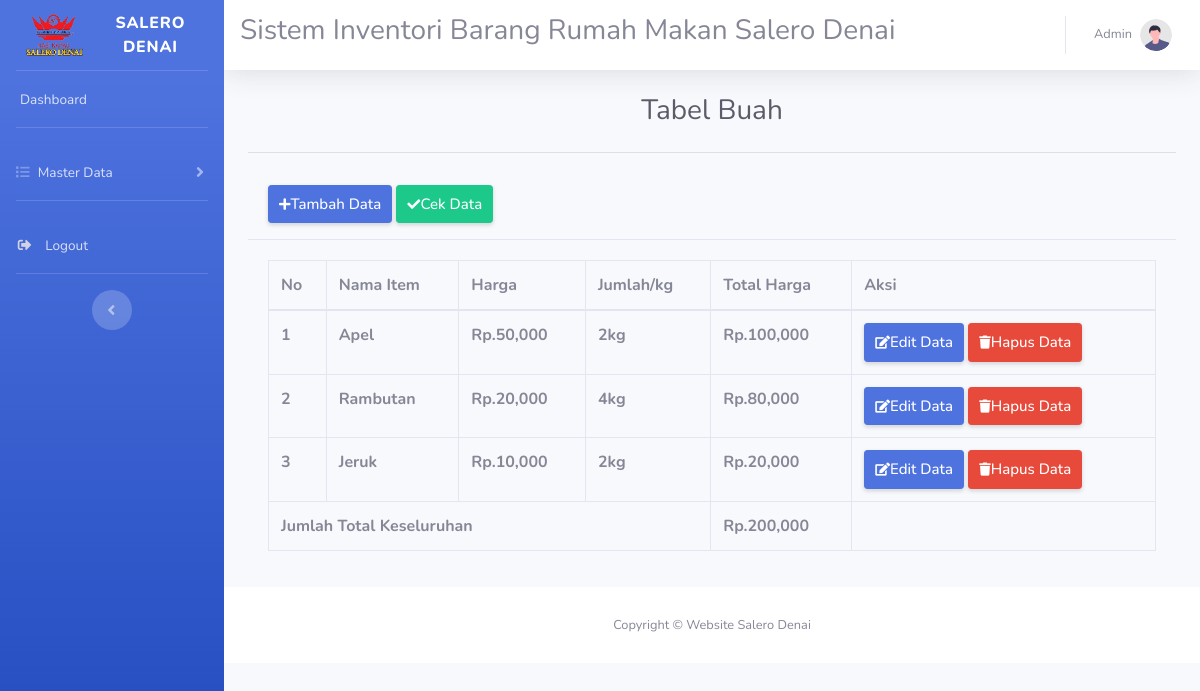
The page /buah.php on the database its author committed.
### tables this page shows
CREATE TABLE `buah` (
  `id` int(11) NOT NULL,
  `nama_item` varchar(20) DEFAULT NULL,
  `hargaperkg` int(11) DEFAULT NULL,
  `jumlah` varchar(20) DEFAULT NULL,
  `total` int(11) DEFAULT NULL
);

### buah.php (the view, shortened to what this page needs)
<!DOCTYPE html>
<html lang="en">
<head>
    <link href="./assets/vendor/fontawesome-free/css/all.min.css" rel="stylesheet" type="text/css">
    <link href="./assets/css/sb-admin-2.min.css" rel="stylesheet">
    <link rel='stylesheet' href='https://cdn-uicons.flaticon.com/2.0.0/uicons-regular-rounded/css/uicons-regular-rounded.css'>
</head>
<body id="page-top">
    <div id="wrapper">
        <ul class="navbar-nav bg-gradient-primary sidebar sidebar-dark accordion" id="accordionSidebar">
            <a class="sidebar-brand d-flex align-items-center justify-content-center" href="index.html">
                <img src="./assets/img/logo-remove.png" alt="" width ="40%">
                <div class="sidebar-brand-text mx-2">Salero Denai <sup></sup></div>
            </a>
            <hr class="sidebar-divider my-0">
            <li class="nav-item">
                <a class="nav-link" href="index.php">
                    <span>Dashboard</span></a>
            </li>
            <hr class="sidebar-divider">
            <li class="nav-item">
                <a class="nav-link collapsed" href="#" data-toggle="collapse" data-target="#collapseTwo"
                    aria-expanded="true" aria-controls="collapseTwo">
                    <i class="fas fa-list"></i>
                    <span>Master Data</span>
                </a>
            </li>
            <hr class="sidebar-divider">
            <li class="nav-item">
                <a class="nav-link" href="login.php">
                    <i class="fas fa-sign-out-alt fa-sm fa-fw mr-2 text-gray-400"></i>
                    <span>Logout</span></a>
            </li>
            <hr class="sidebar-divider d-none d-md-block">
            <div class="text-center d-none d-md-inline">
                <button class="rounded-circle border-0" id="sidebarToggle"></button>
            </div>
        </ul>
        <div id="content-wrapper" class="d-flex flex-column">
            <div id="content">
                <nav class="navbar navbar-expand navbar-light bg-white topbar mb-4 static-top shadow">
                <marquee><h3>Sistem Inventori Barang Rumah Makan Salero Denai</h3></marquee>
                    <ul class="navbar-nav ml-auto">
                        <li class="nav-item dropdown no-arrow">
                            <a class="nav-link dropdown-toggle" href="#" id="userDropdown" role="button"
                                data-toggle="dropdown" aria-haspopup="true" aria-expanded="false">
                                <span class="mr-2 d-none d-lg-inline text-gray-600 small">Admin</span>
                                <img class="img-profile rounded-circle"
                                    src="img/undraw_profile.svg">
                            </a>
                        </li>
                    </ul>
                </nav>
                <div class="container-fluid">
                    <h1 class="h3 mb-4 text-gray-800 text-center">Tabel Buah</h1>
                    <hr>
                    <div lass="card shadow mb-4">
                        <div class="card-header py-3">
                        <a href="tambahbuah.php" class="d-none d-sm-inline-block btn btn-sm btn-primary shadow-sm"
                                style="padding: 7px 10px; font-weight: 500; font-size: 15px;">
                                <i class="fas fa-plus fa-sm text-white"></i>Tambah Data</a>
                                <a href="listbuah.php" class="d-none d-sm-inline-block btn btn-sm btn-success shadow-sm"
                                style="padding: 7px 10px; font-weight: 500; font-size: 15px;">
                                <i class="fas fa-check fa-sm text-white"></i>Cek Data</a>
                        </div>
                                <div class="card-body">
                                        <div class="table-responsive">
                                                <table class="table table-bordered" id="dataTable" width="100%" cellspacing="0">
                                                        <thead>
                                                            <tr>
                                                                <th>No</th>
                                                                <th>Nama Item</th>
                                                                <th>Harga</th>
                                                                <th>Jumlah/kg</th>
                                                                <th>Total Harga</th>
                                                                <th>Aksi</th>
                                                            </tr>
                                                        </thead>
                                                        <?php
                                                        include 'koneksi.php';
                                                            $i = 1;
                                                            $total = 0;
                                                            $data = mysqli_query($db, "SELECT * FROM buah");
                                                                while($d = mysqli_fetch_array($data)){
                                                                    $total += $d["total"];
                                                            ?>
                                                            <tr>
                                                                <th><?php echo $i++; ?></th>
                                                                <th><?php echo $d['nama_item']; ?></th>
                                                                <th>Rp.<?php echo number_format ($d['hargaperkg']);?></th>
                                                                <th><?php echo $d['jumlah'];?></th>
                                                                <th>Rp.<?php echo number_format ($d['total']);?></th>
                                                                <th>
                                                                <a href="editbuah.php?nama_item=<?php echo $d['nama_item']; ?>" class="d-none d-sm-inline-block btn btn-sm btn-primary shadow-sm"
                                                                style="padding: 7px 10px; font-weight: 500; font-size: 15px;">
                                                                <i class="fas fa-edit fa-sm text-white"></i>Edit Data</a>
                                                                <a href="deletebuah.php?nama_item=<?php echo $d['nama_item']; ?>" class="d-none d-sm-inline-block btn btn-sm btn-danger shadow-sm"
                                                                style="padding: 7px 10px; font-weight: 500; font-size: 15px;">
                                                                <i class="fas fa-trash fa-sm text-white"></i>Hapus Data</a>
                                                                </th>
                                                            </tr>
                                                            <?php
                                                                }
                                                            ?>
                                                                <tr>
                                                                    <td colspan = "4"><b>Jumlah Total Keseluruhan</b></td>
                                                                    <td><b>Rp.<?php echo number_format($total);?></b></td>
                                                                    <td></td>
                                                                </tr>
                                                </table>
                                        </div>
                                </div>
                    </div>
            </div>
            <footer class="sticky-footer bg-white">
                <div class="container my-auto">
                    <div class="copyright text-center my-auto">
                        <span>Copyright &copy; Website Salero Denai</span>
                    </div>
                </div>
            </footer>
        </div>
    </div>
</body>
</html>

### rows shown on the page
buah: nama_item "Apel", hargaperkg "50,000", jumlah "2kg", total "100,000"
buah: nama_item "Rambutan", hargaperkg "20,000", jumlah "4kg", total "80,000"
buah: nama_item "Jeruk", hargaperkg "10,000", jumlah "2kg", total "20,000"

### other values the page prints
$total "200,000"
